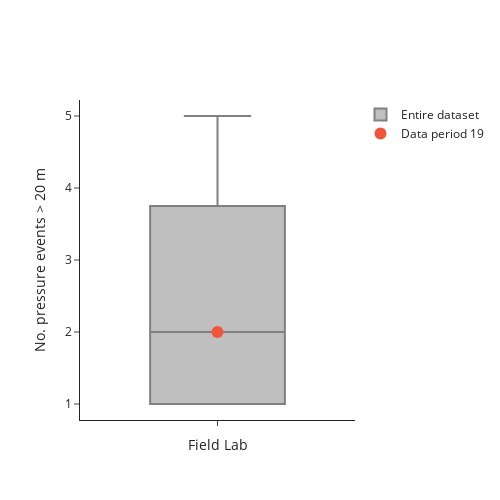

Source (notebook cell):
### Markdown cell above
Count pressure events, defined as a change in pressure of over $\Delta p=$ {threshold} m during a 15-minute time step.

### Code cell
p_threshold = 20
pressure_events = count_pressure_events(threshold=p_threshold)

fig = go.Figure()

fig.add_trace(go.Box(
    y=pressure_events,
    x=['num_events'] * len(pressure_events),
    name='Entire dataset',
    marker_color='grey',
    boxpoints=False
))

fig.add_trace(go.Scatter(
    y=[pressure_events[data_period-1]],
    x=['num_events'],
    marker_color=default_colors[1],
    marker=dict(color=default_colors[1], size=12),
    mode="markers",
    name=f'Data period {str(data_period).zfill(2)}',
))

fig.update_layout(
    yaxis_title=f"No. pressure events > {p_threshold} m",
    xaxis_title='Field Lab',
    template='simple_white',
    height=500,
    width=500,
    xaxis=dict(
        showticklabels=False
    ),
    yaxis=dict(
        range=[0, None],
        tickformat=',d',
        nticks=6
    )
)

fig.show()

### Figure 1 — Plotly figure (JSON) as saved in the notebook; plotly's stock layout.template omitted (floating-point values rounded to 4 significant figures)
{"data": [{"boxpoints": false, "marker": {"color": "grey"}, "name": "Entire dataset", "type": "box", "x": ["num_events", "num_events", "num_events", "num_events", "num_events", "num_events", "num_events", "num_events", "num_events", "num_events", "num_events", "num_events", "num_events", "num_events", "num_events", "num_events", "num_events", "num_events", "num_events"], "y": [4, 1, 3, 1, 2, null, 1, 1, 2, null, null, 4, 4, null, 1, 5, 2, 2, 2]}, {"marker": {"color": "#EF553B", "size": 12}, "mode": "markers", "name": "Data period 19", "type": "scatter", "x": ["num_events"], "y": [2]}], "layout": {"height": 500, "width": 500, "xaxis": {"autorange": true, "range": [-0.5, 0.5], "showticklabels": false, "title": {"text": "Field Lab"}, "type": "category"}, "yaxis": {"autorange": true, "nticks": 6, "range": [0.7778, 5.222], "tickformat": ",d", "title": {"text": "No. pressure events > 20 m"}, "type": "linear"}}}
